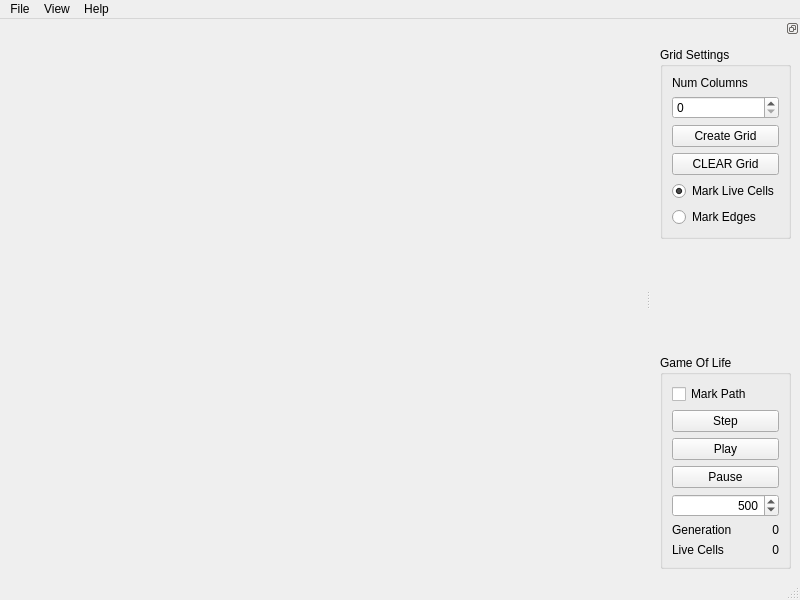
<?xml version="1.0" encoding="UTF-8"?>
<ui version="4.0">
 <class>MainWindow</class>
 <widget class="QMainWindow" name="MainWindow">
  <property name="geometry">
   <rect>
    <x>0</x>
    <y>0</y>
    <width>800</width>
    <height>600</height>
   </rect>
  </property>
  <property name="windowTitle">
   <string>MainWindow</string>
  </property>
  <widget class="QWidget" name="centralwidget"/>
  <widget class="QMenuBar" name="menubar">
   <property name="geometry">
    <rect>
     <x>0</x>
     <y>0</y>
     <width>800</width>
     <height>21</height>
    </rect>
   </property>
   <widget class="QMenu" name="menuFile">
    <property name="title">
     <string>File</string>
    </property>
    <addaction name="actionOpen"/>
    <addaction name="separator"/>
    <addaction name="actionLoad_Grid"/>
    <addaction name="actionSave_Grid"/>
    <addaction name="actionReload_Grid"/>
    <addaction name="separator"/>
    <addaction name="actionSave_Image"/>
    <addaction name="actionSave_Image_Grid_Only"/>
    <addaction name="actionExport_Life_History"/>
   </widget>
   <widget class="QMenu" name="menuView">
    <property name="title">
     <string>View</string>
    </property>
    <addaction name="actionReset_Zoom"/>
   </widget>
   <widget class="QMenu" name="menuHelp">
    <property name="title">
     <string>Help</string>
    </property>
   </widget>
   <addaction name="menuFile"/>
   <addaction name="menuView"/>
   <addaction name="menuHelp"/>
  </widget>
  <widget class="QStatusBar" name="statusbar"/>
  <widget class="QDockWidget" name="dockWidget_2">
   <property name="features">
    <set>QDockWidget::DockWidgetFloatable|QDockWidget::DockWidgetMovable</set>
   </property>
   <property name="allowedAreas">
    <set>Qt::LeftDockWidgetArea|Qt::RightDockWidgetArea</set>
   </property>
   <attribute name="dockWidgetArea">
    <number>2</number>
   </attribute>
   <widget class="QWidget" name="dockWidgetContents_2">
    <layout class="QVBoxLayout" name="verticalLayout_3">
     <item>
      <widget class="QGroupBox" name="groupBox">
       <property name="title">
        <string>Grid Settings</string>
       </property>
       <layout class="QVBoxLayout" name="verticalLayout">
        <item>
         <widget class="QLabel" name="label">
          <property name="text">
           <string>Num Columns</string>
          </property>
         </widget>
        </item>
        <item>
         <widget class="QSpinBox" name="numColBox">
          <property name="maximum">
           <number>999</number>
          </property>
         </widget>
        </item>
        <item>
         <widget class="QPushButton" name="createGrid">
          <property name="text">
           <string>Create Grid</string>
          </property>
         </widget>
        </item>
        <item>
         <widget class="QPushButton" name="clearGrid">
          <property name="text">
           <string>CLEAR Grid</string>
          </property>
         </widget>
        </item>
        <item>
         <widget class="QRadioButton" name="markLiveRadio">
          <property name="text">
           <string>Mark Live Cells</string>
          </property>
          <property name="checked">
           <bool>true</bool>
          </property>
          <attribute name="buttonGroup">
           <string>mouseModeGroup</string>
          </attribute>
         </widget>
        </item>
        <item>
         <widget class="QRadioButton" name="markEdgeRadio">
          <property name="text">
           <string>Mark Edges</string>
          </property>
          <attribute name="buttonGroup">
           <string>mouseModeGroup</string>
          </attribute>
         </widget>
        </item>
       </layout>
      </widget>
     </item>
     <item>
      <spacer name="verticalSpacer">
       <property name="orientation">
        <enum>Qt::Vertical</enum>
       </property>
       <property name="sizeHint" stdset="0">
        <size>
         <width>20</width>
         <height>205</height>
        </size>
       </property>
      </spacer>
     </item>
     <item>
      <widget class="QGroupBox" name="groupBox_2">
       <property name="title">
        <string>Game Of Life</string>
       </property>
       <layout class="QVBoxLayout" name="verticalLayout_2">
        <item>
         <widget class="QCheckBox" name="markPathCheckBox">
          <property name="text">
           <string>Mark Path</string>
          </property>
         </widget>
        </item>
        <item>
         <widget class="QPushButton" name="gol_step">
          <property name="text">
           <string>Step</string>
          </property>
         </widget>
        </item>
        <item>
         <widget class="QPushButton" name="playButton">
          <property name="text">
           <string>Play</string>
          </property>
         </widget>
        </item>
        <item>
         <widget class="QPushButton" name="pauseButton">
          <property name="text">
           <string>Pause</string>
          </property>
         </widget>
        </item>
        <item>
         <widget class="QSpinBox" name="timeInterval">
          <property name="alignment">
           <set>Qt::AlignRight|Qt::AlignTrailing|Qt::AlignVCenter</set>
          </property>
          <property name="maximum">
           <number>9999</number>
          </property>
          <property name="singleStep">
           <number>10</number>
          </property>
          <property name="value">
           <number>500</number>
          </property>
         </widget>
        </item>
        <item>
         <layout class="QHBoxLayout" name="horizontalLayout">
          <item>
           <widget class="QLabel" name="label_5">
            <property name="text">
             <string>Generation</string>
            </property>
           </widget>
          </item>
          <item>
           <widget class="QLabel" name="genCounter">
            <property name="text">
             <string>0</string>
            </property>
            <property name="alignment">
             <set>Qt::AlignRight|Qt::AlignTrailing|Qt::AlignVCenter</set>
            </property>
           </widget>
          </item>
         </layout>
        </item>
        <item>
         <layout class="QHBoxLayout" name="horizontalLayout_2">
          <item>
           <widget class="QLabel" name="label_2">
            <property name="text">
             <string>Live Cells</string>
            </property>
           </widget>
          </item>
          <item>
           <widget class="QLabel" name="aliveCounter">
            <property name="text">
             <string>0</string>
            </property>
            <property name="alignment">
             <set>Qt::AlignRight|Qt::AlignTrailing|Qt::AlignVCenter</set>
            </property>
           </widget>
          </item>
         </layout>
        </item>
       </layout>
      </widget>
     </item>
    </layout>
   </widget>
  </widget>
  <action name="actionOpen">
   <property name="text">
    <string>Open Image...</string>
   </property>
  </action>
  <action name="actionLoad_Grid">
   <property name="text">
    <string>Load Grid...</string>
   </property>
  </action>
  <action name="actionSave_Grid">
   <property name="text">
    <string>Save Grid...</string>
   </property>
  </action>
  <action name="actionSave_Image">
   <property name="text">
    <string>Save Image...</string>
   </property>
  </action>
  <action name="actionReset_Zoom">
   <property name="text">
    <string>Reset Zoom</string>
   </property>
  </action>
  <action name="actionReload_Grid">
   <property name="text">
    <string>Reload Grid...</string>
   </property>
  </action>
  <action name="actionExport_Life_History">
   <property name="text">
    <string>Export Life History...</string>
   </property>
  </action>
  <action name="actionSave_Image_Grid_Only">
   <property name="text">
    <string>Save Image Grid Only...</string>
   </property>
  </action>
 </widget>
 <resources/>
 <connections/>
 <buttongroups>
  <buttongroup name="mouseModeGroup"/>
 </buttongroups>
</ui>
